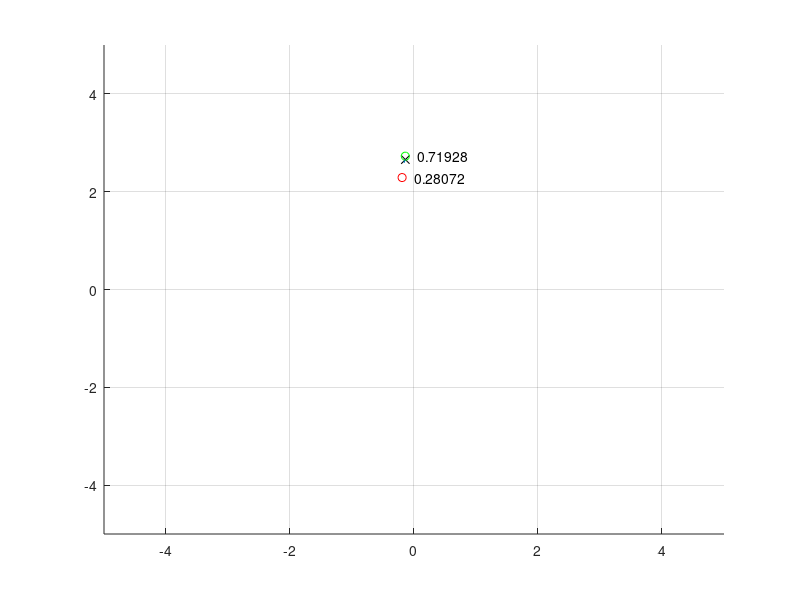
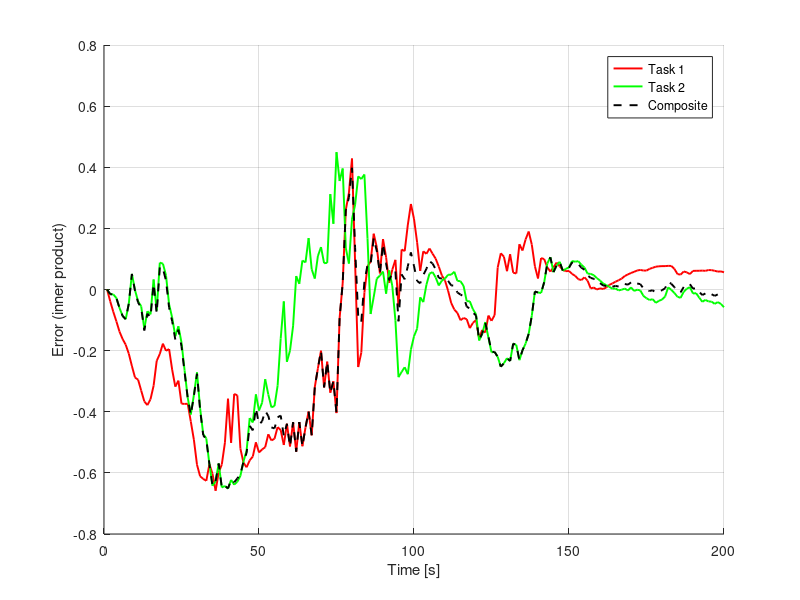

Recreate these plots in MATLAB, in order.
clc
clear
close all


DS1 = @(x) [-5 0; 0 -5] * x;
DS2 = @(x) [-5 0; 0 -5] * x;

Lim_ws = @(x) [min(max(x(1),-5),5) ; min(max(x(2),-5),5)];


% loop params
dt = 0.01;
t = 0;
T_final = 2;

% intial locaiton of the two objects
pos_red = [-1;-2];
pos_green = [1;-2];


% robot's param
pos_robot = [0;5];
vel_robot = [0;0];

D = 5;
M = 1;

b1 = 0.0;
b2 = 1 - b1;
B = [b1;b2];
epsilon = 10;

vel_red = [0;0];
vel_green = [0;0];


figure;
hold on
grid on
axis([-5 5 -5 5])

direction_red = pi/2;
direction_green = pi;

Error = [];
while(t < T_final)
    
    % desired velocity to reach each object
    f1 = DS1(pos_robot - pos_red);
    f2 = DS2(pos_robot - pos_green);
    

    if(norm(f1) > 4), f1 = f1 ./ norm(f1) * 4; end
        if(norm(f2) > 4), f2 = f2 ./ norm(f2) * 4; end


    % adaptations
    adapt_error_1 = vel_robot'*vel_red;
    adapt_error_2 = vel_robot'*vel_green;
    adapt_error = b1.*adapt_error_1 + b2 .* adapt_error_2;
    
    Error(end+1,:) = [adapt_error_1, adapt_error_2, adapt_error];

    term1 = vel_robot'*(vel_red - vel_green);
%     term2 = -0.5 * (b1 * vel_red + b2 * vel_green)' * (f1 + f2) ;
    term2 =  (b1 * vel_red + b2 * vel_green)' * (f1-f2) ;
    
    b1_dot = - epsilon * (term1 + term2);
    b1 = b1 + b1_dot .* dt;
    if(b1>1),b1=1;end
    if(b1<0),b1=0;end
    b2 = 1-b1;
    
    B(:,end+1) = [b1;b2];
    
    vel_desired = b1 .* f1 + b2 .* f2;
    
    
    % robot's movement
    F_control = -1 * D .* (vel_robot - vel_desired);
    acc = (1/M) * (F_control);
    vel_robot = vel_robot + acc   .* dt ;
    pos_robot   = pos_robot   + vel_robot .* dt;
    
    
    % objects movements
    
    direction_red = direction_red + 0.2 * randn;
    direction_green = direction_green + 0.2 * randn;
    
    vel_red = 0.2* [cos(direction_red) ; sin(direction_red)];
    vel_green = 0.2* [cos(direction_green) ; sin(direction_green)];
    
    pos_red = pos_red + vel_red.*dt;
    pos_green = pos_green + vel_green.*dt;
    
    if(b1 > 0.5)
        pos_red = pos_red + 0.05* (pos_robot - pos_red);        
    else
        pos_green = pos_green + 0.05* (pos_robot - pos_green);
        
    end
    
    
    
    % limiting movements to workspace
    pos_robot = Lim_ws(pos_robot);
    pos_red   = Lim_ws(pos_red);
    pos_green = Lim_ws(pos_green);
    
    
    % plotting
    cla
    plot(pos_robot(1),pos_robot(2), 'xk');
    plot(pos_red(1),pos_red(2), 'or');
    plot(pos_green(1),pos_green(2), 'og');
    
    text(pos_red(1)+0.2,pos_red(2), num2str(b1));
    text(pos_green(1)+0.2,pos_green(2), num2str(b2));

    
    quiver(pos_robot(1),pos_robot(2),vel_robot(1)*dt,vel_robot(2)*dt,20)
    
    
    
    drawnow
    pause(0.01)
    
    
    
    t = t + dt;
    
    
end

%%


figure;
hold on
plot(Error(:,1),'r','LineWidth',1.4)
plot(Error(:,2),'g','LineWidth',1.4)
plot(Error(:,3),'--k','LineWidth',1.4)

xlabel('Time [s]')
ylabel('Error (inner product)')
legend('Task 1', 'Task 2', 'Composite')
grid on






